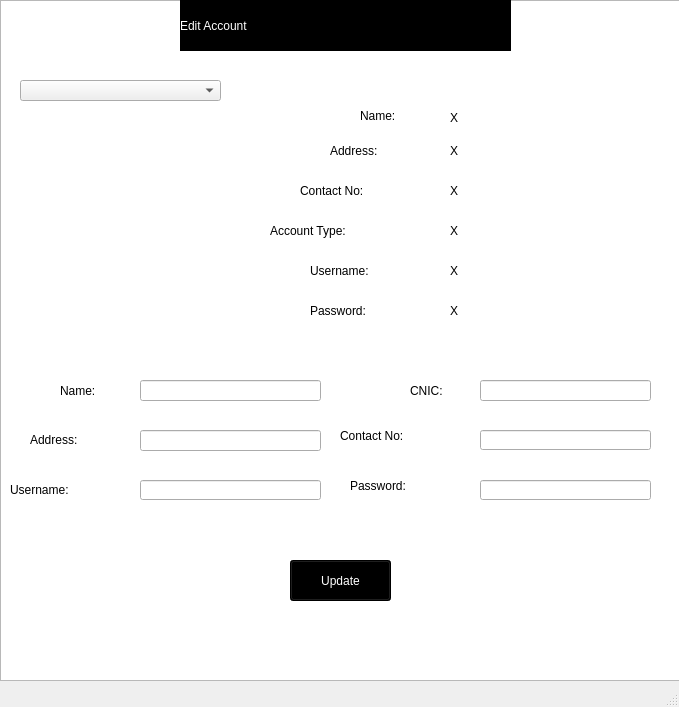
<?xml version="1.0" encoding="UTF-8"?>
<ui version="4.0">
 <class>Edit_Account_Form</class>
 <widget class="QMainWindow" name="Edit_Account_Form">
  <property name="geometry">
   <rect>
    <x>0</x>
    <y>0</y>
    <width>679</width>
    <height>707</height>
   </rect>
  </property>
  <property name="windowTitle">
   <string>Edit Account</string>
  </property>
  <property name="styleSheet">
   <string notr="true"/>
  </property>
  <widget class="QWidget" name="centralwidget">
   <widget class="QGraphicsView" name="graphicsView">
    <property name="geometry">
     <rect>
      <x>0</x>
      <y>0</y>
      <width>681</width>
      <height>681</height>
     </rect>
    </property>
    <property name="styleSheet">
     <string notr="true">background: url(G:/Final1/Image_EditAccount.jpg) ;
background-repeat: no-repeat;
</string>
    </property>
   </widget>
   <widget class="QLabel" name="Title">
    <property name="geometry">
     <rect>
      <x>180</x>
      <y>0</y>
      <width>331</width>
      <height>51</height>
     </rect>
    </property>
    <property name="styleSheet">
     <string notr="true">font: 36pt &quot;Matura MT Script Capitals&quot;;
background-color:black;
color:white;</string>
    </property>
    <property name="text">
     <string>Edit Account</string>
    </property>
   </widget>
   <widget class="QComboBox" name="List">
    <property name="geometry">
     <rect>
      <x>20</x>
      <y>80</y>
      <width>201</width>
      <height>21</height>
     </rect>
    </property>
   </widget>
   <widget class="QLabel" name="Password">
    <property name="enabled">
     <bool>true</bool>
    </property>
    <property name="geometry">
     <rect>
      <x>450</x>
      <y>300</y>
      <width>191</width>
      <height>21</height>
     </rect>
    </property>
    <property name="styleSheet">
     <string notr="true">font: 75 12pt &quot;Kristen ITC&quot;;</string>
    </property>
    <property name="text">
     <string>X</string>
    </property>
   </widget>
   <widget class="QLabel" name="Account_Type">
    <property name="enabled">
     <bool>true</bool>
    </property>
    <property name="geometry">
     <rect>
      <x>450</x>
      <y>220</y>
      <width>191</width>
      <height>21</height>
     </rect>
    </property>
    <property name="styleSheet">
     <string notr="true">font: 75 12pt &quot;Kristen ITC&quot;;</string>
    </property>
    <property name="text">
     <string>X</string>
    </property>
   </widget>
   <widget class="QLabel" name="Username">
    <property name="enabled">
     <bool>true</bool>
    </property>
    <property name="geometry">
     <rect>
      <x>450</x>
      <y>260</y>
      <width>191</width>
      <height>21</height>
     </rect>
    </property>
    <property name="styleSheet">
     <string notr="true">font: 75 12pt &quot;Kristen ITC&quot;;</string>
    </property>
    <property name="text">
     <string>X</string>
    </property>
   </widget>
   <widget class="QLabel" name="Username_Label">
    <property name="geometry">
     <rect>
      <x>310</x>
      <y>260</y>
      <width>121</width>
      <height>21</height>
     </rect>
    </property>
    <property name="styleSheet">
     <string notr="true">font: 12pt &quot;Ravie&quot;;</string>
    </property>
    <property name="text">
     <string>Username:</string>
    </property>
   </widget>
   <widget class="QLabel" name="Name">
    <property name="enabled">
     <bool>true</bool>
    </property>
    <property name="geometry">
     <rect>
      <x>450</x>
      <y>110</y>
      <width>191</width>
      <height>16</height>
     </rect>
    </property>
    <property name="styleSheet">
     <string notr="true">font: 75 12pt &quot;Kristen ITC&quot;;</string>
    </property>
    <property name="text">
     <string>X</string>
    </property>
   </widget>
   <widget class="QLabel" name="ContactNo_Label">
    <property name="geometry">
     <rect>
      <x>300</x>
      <y>180</y>
      <width>131</width>
      <height>21</height>
     </rect>
    </property>
    <property name="styleSheet">
     <string notr="true">font: 12pt &quot;Ravie&quot;;</string>
    </property>
    <property name="text">
     <string>Contact No:</string>
    </property>
   </widget>
   <widget class="QLabel" name="Password_Label">
    <property name="geometry">
     <rect>
      <x>310</x>
      <y>300</y>
      <width>121</width>
      <height>21</height>
     </rect>
    </property>
    <property name="styleSheet">
     <string notr="true">font: 12pt &quot;Ravie&quot;;</string>
    </property>
    <property name="text">
     <string>Password:</string>
    </property>
   </widget>
   <widget class="QLabel" name="Address">
    <property name="enabled">
     <bool>true</bool>
    </property>
    <property name="geometry">
     <rect>
      <x>450</x>
      <y>140</y>
      <width>191</width>
      <height>21</height>
     </rect>
    </property>
    <property name="styleSheet">
     <string notr="true">font: 75 12pt &quot;Kristen ITC&quot;;</string>
    </property>
    <property name="text">
     <string>X</string>
    </property>
   </widget>
   <widget class="QLabel" name="ContactNo">
    <property name="enabled">
     <bool>true</bool>
    </property>
    <property name="geometry">
     <rect>
      <x>450</x>
      <y>180</y>
      <width>191</width>
      <height>21</height>
     </rect>
    </property>
    <property name="styleSheet">
     <string notr="true">font: 75 12pt &quot;Kristen ITC&quot;;</string>
    </property>
    <property name="text">
     <string>X</string>
    </property>
   </widget>
   <widget class="QLabel" name="Address_Label">
    <property name="geometry">
     <rect>
      <x>330</x>
      <y>140</y>
      <width>111</width>
      <height>21</height>
     </rect>
    </property>
    <property name="styleSheet">
     <string notr="true">font: 12pt &quot;Ravie&quot;;</string>
    </property>
    <property name="text">
     <string>Address:</string>
    </property>
   </widget>
   <widget class="QLabel" name="Name_Label">
    <property name="geometry">
     <rect>
      <x>360</x>
      <y>100</y>
      <width>71</width>
      <height>31</height>
     </rect>
    </property>
    <property name="styleSheet">
     <string notr="true">font: 12pt &quot;Ravie&quot;;</string>
    </property>
    <property name="text">
     <string>Name: </string>
    </property>
   </widget>
   <widget class="QLabel" name="Account_Type_Label">
    <property name="geometry">
     <rect>
      <x>270</x>
      <y>220</y>
      <width>161</width>
      <height>21</height>
     </rect>
    </property>
    <property name="styleSheet">
     <string notr="true">font: 12pt &quot;Ravie&quot;;</string>
    </property>
    <property name="text">
     <string>Account Type: </string>
    </property>
   </widget>
   <widget class="QLineEdit" name="getAddress">
    <property name="geometry">
     <rect>
      <x>140</x>
      <y>430</y>
      <width>181</width>
      <height>21</height>
     </rect>
    </property>
   </widget>
   <widget class="QLabel" name="New_Name_Label">
    <property name="geometry">
     <rect>
      <x>60</x>
      <y>380</y>
      <width>71</width>
      <height>21</height>
     </rect>
    </property>
    <property name="styleSheet">
     <string notr="true">font: 12pt &quot;Ravie&quot;;</string>
    </property>
    <property name="text">
     <string>Name: </string>
    </property>
   </widget>
   <widget class="QLabel" name="New_CNIC_Label">
    <property name="geometry">
     <rect>
      <x>410</x>
      <y>380</y>
      <width>61</width>
      <height>21</height>
     </rect>
    </property>
    <property name="styleSheet">
     <string notr="true">font: 12pt &quot;Ravie&quot;;</string>
    </property>
    <property name="text">
     <string>CNIC: </string>
    </property>
   </widget>
   <widget class="QLineEdit" name="getUsername">
    <property name="geometry">
     <rect>
      <x>140</x>
      <y>480</y>
      <width>181</width>
      <height>20</height>
     </rect>
    </property>
   </widget>
   <widget class="QLabel" name="New_ContactNo_Label">
    <property name="geometry">
     <rect>
      <x>340</x>
      <y>420</y>
      <width>131</width>
      <height>31</height>
     </rect>
    </property>
    <property name="styleSheet">
     <string notr="true">font: 12pt &quot;Ravie&quot;;</string>
    </property>
    <property name="text">
     <string>Contact No:</string>
    </property>
   </widget>
   <widget class="QLineEdit" name="getContactNo">
    <property name="geometry">
     <rect>
      <x>480</x>
      <y>430</y>
      <width>171</width>
      <height>20</height>
     </rect>
    </property>
   </widget>
   <widget class="QLineEdit" name="getCNIC">
    <property name="geometry">
     <rect>
      <x>480</x>
      <y>380</y>
      <width>171</width>
      <height>21</height>
     </rect>
    </property>
   </widget>
   <widget class="QLineEdit" name="getName">
    <property name="geometry">
     <rect>
      <x>140</x>
      <y>380</y>
      <width>181</width>
      <height>21</height>
     </rect>
    </property>
   </widget>
   <widget class="QLabel" name="New_Address_Label">
    <property name="geometry">
     <rect>
      <x>30</x>
      <y>430</y>
      <width>101</width>
      <height>20</height>
     </rect>
    </property>
    <property name="styleSheet">
     <string notr="true">font: 12pt &quot;Ravie&quot;;</string>
    </property>
    <property name="text">
     <string>Address:</string>
    </property>
   </widget>
   <widget class="QLineEdit" name="getPassword">
    <property name="geometry">
     <rect>
      <x>480</x>
      <y>480</y>
      <width>171</width>
      <height>20</height>
     </rect>
    </property>
   </widget>
   <widget class="QLabel" name="New_Username_Label">
    <property name="geometry">
     <rect>
      <x>10</x>
      <y>480</y>
      <width>121</width>
      <height>20</height>
     </rect>
    </property>
    <property name="styleSheet">
     <string notr="true">font: 12pt &quot;Ravie&quot;;</string>
    </property>
    <property name="text">
     <string>Username: </string>
    </property>
   </widget>
   <widget class="QLabel" name="New_Password_Label">
    <property name="geometry">
     <rect>
      <x>350</x>
      <y>470</y>
      <width>121</width>
      <height>31</height>
     </rect>
    </property>
    <property name="styleSheet">
     <string notr="true">font: 12pt &quot;Ravie&quot;;</string>
    </property>
    <property name="text">
     <string>Password: </string>
    </property>
   </widget>
   <widget class="QPushButton" name="Submit">
    <property name="geometry">
     <rect>
      <x>290</x>
      <y>560</y>
      <width>101</width>
      <height>41</height>
     </rect>
    </property>
    <property name="styleSheet">
     <string notr="true">background-color:rgb(0,0,0);
font: 20pt &quot;Bauhaus 93&quot;;
color: rgb(255, 255, 255);</string>
    </property>
    <property name="text">
     <string>Update</string>
    </property>
   </widget>
  </widget>
  <widget class="QMenuBar" name="menubar">
   <property name="geometry">
    <rect>
     <x>0</x>
     <y>0</y>
     <width>679</width>
     <height>21</height>
    </rect>
   </property>
  </widget>
  <widget class="QStatusBar" name="statusbar"/>
 </widget>
 <resources/>
 <connections/>
</ui>
